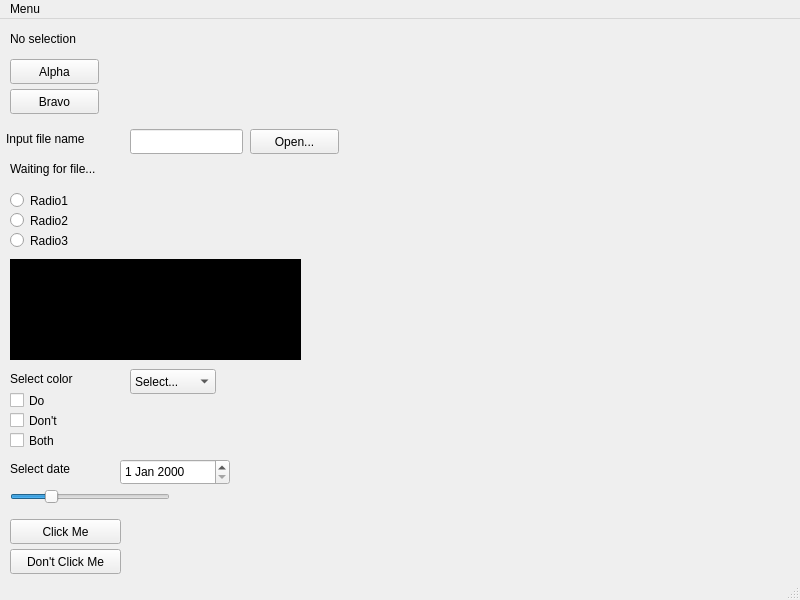
<?xml version="1.0" encoding="UTF-8"?>
<ui version="4.0">
 <class>MainWindow</class>
 <widget class="QMainWindow" name="MainWindow">
  <property name="geometry">
   <rect>
    <x>0</x>
    <y>0</y>
    <width>800</width>
    <height>600</height>
   </rect>
  </property>
  <property name="windowTitle">
   <string>MainWindow</string>
  </property>
  <widget class="QWidget" name="centralwidget">
   <widget class="QPushButton" name="pushButton">
    <property name="geometry">
     <rect>
      <x>10</x>
      <y>40</y>
      <width>89</width>
      <height>25</height>
     </rect>
    </property>
    <property name="text">
     <string>Alpha</string>
    </property>
   </widget>
   <widget class="QPushButton" name="pushButton_2">
    <property name="geometry">
     <rect>
      <x>10</x>
      <y>70</y>
      <width>89</width>
      <height>25</height>
     </rect>
    </property>
    <property name="text">
     <string>Bravo</string>
    </property>
   </widget>
   <widget class="QLineEdit" name="lineEdit">
    <property name="geometry">
     <rect>
      <x>130</x>
      <y>110</y>
      <width>113</width>
      <height>25</height>
     </rect>
    </property>
   </widget>
   <widget class="QLabel" name="label">
    <property name="geometry">
     <rect>
      <x>6</x>
      <y>110</y>
      <width>111</width>
      <height>20</height>
     </rect>
    </property>
    <property name="text">
     <string>Input file name</string>
    </property>
   </widget>
   <widget class="QPushButton" name="pushButton_3">
    <property name="geometry">
     <rect>
      <x>250</x>
      <y>110</y>
      <width>89</width>
      <height>25</height>
     </rect>
    </property>
    <property name="text">
     <string>Open...</string>
    </property>
   </widget>
   <widget class="QLabel" name="label_2">
    <property name="geometry">
     <rect>
      <x>10</x>
      <y>140</y>
      <width>181</width>
      <height>20</height>
     </rect>
    </property>
    <property name="text">
     <string>Waiting for file...</string>
    </property>
   </widget>
   <widget class="QRadioButton" name="radioButton">
    <property name="geometry">
     <rect>
      <x>10</x>
      <y>170</y>
      <width>112</width>
      <height>23</height>
     </rect>
    </property>
    <property name="text">
     <string>Radio1</string>
    </property>
   </widget>
   <widget class="QRadioButton" name="radioButton_2">
    <property name="geometry">
     <rect>
      <x>10</x>
      <y>190</y>
      <width>112</width>
      <height>23</height>
     </rect>
    </property>
    <property name="text">
     <string>Radio2</string>
    </property>
   </widget>
   <widget class="QRadioButton" name="radioButton_3">
    <property name="geometry">
     <rect>
      <x>10</x>
      <y>210</y>
      <width>112</width>
      <height>23</height>
     </rect>
    </property>
    <property name="text">
     <string>Radio3</string>
    </property>
   </widget>
   <widget class="QLabel" name="label_3">
    <property name="geometry">
     <rect>
      <x>10</x>
      <y>350</y>
      <width>111</width>
      <height>20</height>
     </rect>
    </property>
    <property name="text">
     <string>Select color</string>
    </property>
   </widget>
   <widget class="QComboBox" name="comboBox">
    <property name="geometry">
     <rect>
      <x>130</x>
      <y>350</y>
      <width>86</width>
      <height>25</height>
     </rect>
    </property>
    <item>
     <property name="text">
      <string>Select...</string>
     </property>
    </item>
    <item>
     <property name="text">
      <string>Red</string>
     </property>
    </item>
    <item>
     <property name="text">
      <string>Blue</string>
     </property>
    </item>
    <item>
     <property name="text">
      <string>Green</string>
     </property>
    </item>
   </widget>
   <widget class="QCheckBox" name="checkBox">
    <property name="geometry">
     <rect>
      <x>10</x>
      <y>370</y>
      <width>92</width>
      <height>23</height>
     </rect>
    </property>
    <property name="text">
     <string>Do</string>
    </property>
   </widget>
   <widget class="QCheckBox" name="checkBox_2">
    <property name="geometry">
     <rect>
      <x>10</x>
      <y>390</y>
      <width>92</width>
      <height>23</height>
     </rect>
    </property>
    <property name="text">
     <string>Don't</string>
    </property>
   </widget>
   <widget class="QCheckBox" name="checkBox_3">
    <property name="geometry">
     <rect>
      <x>10</x>
      <y>410</y>
      <width>92</width>
      <height>23</height>
     </rect>
    </property>
    <property name="text">
     <string>Both</string>
    </property>
   </widget>
   <widget class="QLabel" name="label_4">
    <property name="geometry">
     <rect>
      <x>10</x>
      <y>440</y>
      <width>111</width>
      <height>20</height>
     </rect>
    </property>
    <property name="text">
     <string>Select date</string>
    </property>
   </widget>
   <widget class="QDateEdit" name="dateEdit">
    <property name="geometry">
     <rect>
      <x>120</x>
      <y>440</y>
      <width>110</width>
      <height>26</height>
     </rect>
    </property>
   </widget>
   <widget class="QSlider" name="horizontalSlider">
    <property name="geometry">
     <rect>
      <x>10</x>
      <y>470</y>
      <width>160</width>
      <height>16</height>
     </rect>
    </property>
    <property name="value">
     <number>23</number>
    </property>
    <property name="orientation">
     <enum>Qt::Horizontal</enum>
    </property>
   </widget>
   <widget class="QPushButton" name="pushButton_4">
    <property name="geometry">
     <rect>
      <x>10</x>
      <y>500</y>
      <width>111</width>
      <height>25</height>
     </rect>
    </property>
    <property name="text">
     <string>Click Me</string>
    </property>
   </widget>
   <widget class="QPushButton" name="pushButton_5">
    <property name="geometry">
     <rect>
      <x>10</x>
      <y>530</y>
      <width>111</width>
      <height>25</height>
     </rect>
    </property>
    <property name="text">
     <string>Don't Click Me</string>
    </property>
   </widget>
   <widget class="QLabel" name="label_5">
    <property name="geometry">
     <rect>
      <x>10</x>
      <y>10</y>
      <width>111</width>
      <height>20</height>
     </rect>
    </property>
    <property name="text">
     <string>No selection</string>
    </property>
   </widget>
   <widget class="TartgetWidget" name="frame">
    <property name="geometry">
     <rect>
      <x>10</x>
      <y>240</y>
      <width>291</width>
      <height>101</height>
     </rect>
    </property>
    <property name="styleSheet">
     <string notr="true">background-color: rgb(0, 0, 0);</string>
    </property>
    <property name="frameShape">
     <enum>QFrame::StyledPanel</enum>
    </property>
    <property name="frameShadow">
     <enum>QFrame::Raised</enum>
    </property>
   </widget>
  </widget>
  <widget class="QMenuBar" name="menubar">
   <property name="geometry">
    <rect>
     <x>0</x>
     <y>0</y>
     <width>800</width>
     <height>22</height>
    </rect>
   </property>
   <widget class="QMenu" name="menuMenu">
    <property name="title">
     <string>Menu</string>
    </property>
    <addaction name="actionItem1"/>
    <addaction name="actionItem2"/>
    <addaction name="actionItem3"/>
   </widget>
   <addaction name="menuMenu"/>
  </widget>
  <widget class="QStatusBar" name="statusbar"/>
  <action name="actionItem1">
   <property name="text">
    <string>Item1</string>
   </property>
  </action>
  <action name="actionItem2">
   <property name="text">
    <string>Item2</string>
   </property>
  </action>
  <action name="actionItem3">
   <property name="text">
    <string>Item3</string>
   </property>
  </action>
 </widget>
 <customwidgets>
  <customwidget>
   <class>TartgetWidget</class>
   <extends>QFrame</extends>
   <header>tartgetwidget.h</header>
   <container>1</container>
  </customwidget>
 </customwidgets>
 <resources/>
 <connections/>
</ui>
